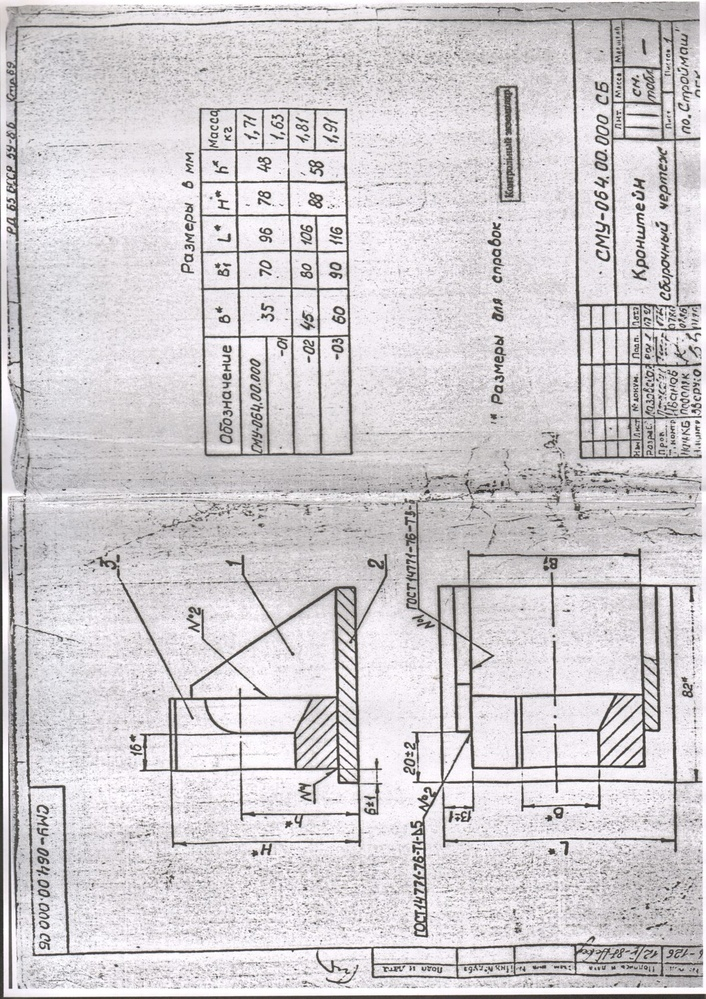
#> input picture dataset/dense_dims/dense_01_MDS00454.jpg, 706 x 999 px, shrunk from 1272 x 1800 before the run
$ python -i frame_detect.py   (imports and definitions only)
#> lines starting #> are read from the running program, lines starting #| are printed output that depends on the picture; after the words box and inside, x2 and y2 are one past the last pixel; in counts of white or black regions, pixels touching at a corner belong together
#> further down, picture is the input picture: shape (999, 706, 3); mean B, G, R 209, 205.9, 209.9
from __future__ import annotations

from dataclasses import dataclass

import cv2
import numpy as np


@dataclass
class FrameDetection:
    bbox_xyxy: tuple[int, int, int, int]
    confidence: float


def detect_page_frame(image_bgr: np.ndarray) -> FrameDetection:
    h, w = image_bgr.shape[:2]
#> h = 999; w = 706
    gray = cv2.cvtColor(image_bgr, cv2.COLOR_BGR2GRAY)
    blur = cv2.GaussianBlur(gray, (5, 5), 0)
    edges = cv2.Canny(blur, 60, 180)
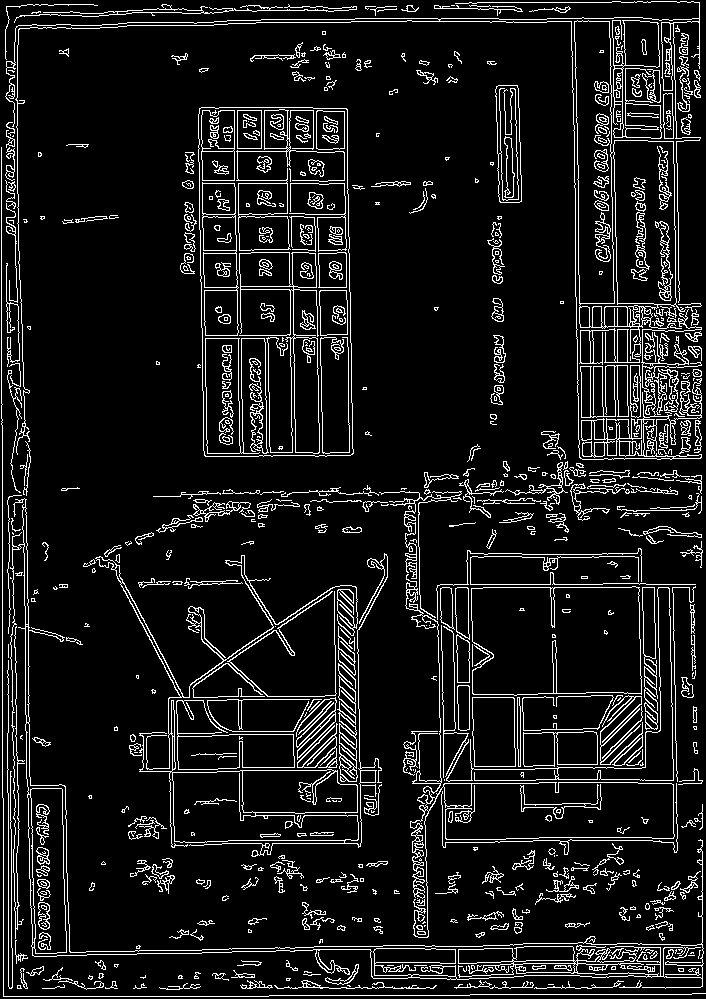
#> edges: shape (999, 706); 9.5% white in thin lines or dots
    contours, _ = cv2.findContours(edges, cv2.RETR_EXTERNAL, cv2.CHAIN_APPROX_SIMPLE)
#> contours = 516 contours, 337 with area under 20; largest, box (x1, y1, x2, y2) and area: (198, 107, 354, 457) 51778, (574, 20, 686, 365) 22215, (10, 498, 704, 989) 19067, (471, 586, 642, 696) 17507, (95, 553, 388, 857) 13712
    if not contours:
        return FrameDetection((0, 0, w, h), 0.2)

    best = max(contours, key=cv2.contourArea)
#> best = contour of 78 points, box (x1, y1, x2, y2) (198, 107, 354, 457), area 51778
    x, y, bw, bh = cv2.boundingRect(best)
#> x = 198; y = 107; bw = 156; bh = 350
    area_ratio = float((bw * bh) / max(1, w * h))
#> area_ratio = 0.0774
    if area_ratio < 0.25:
        return FrameDetection((0, 0, w, h), 0.25)

    pad_x = int(0.01 * w)
    pad_y = int(0.01 * h)
    x1 = max(0, x - pad_x)
    y1 = max(0, y - pad_y)
    x2 = min(w, x + bw + pad_x)
    y2 = min(h, y + bh + pad_y)
    conf = min(0.95, 0.5 + area_ratio * 0.5)
    return FrameDetection((x1, y1, x2, y2), conf)

>>> import cv2
>>> picture = cv2.imread('../../../../dataset/dense_dims/dense_01_MDS00454.jpg')
>>> result = detect_page_frame(picture)

$ run again, on dataset/dense_dims/dense_02_MDS00456.jpg
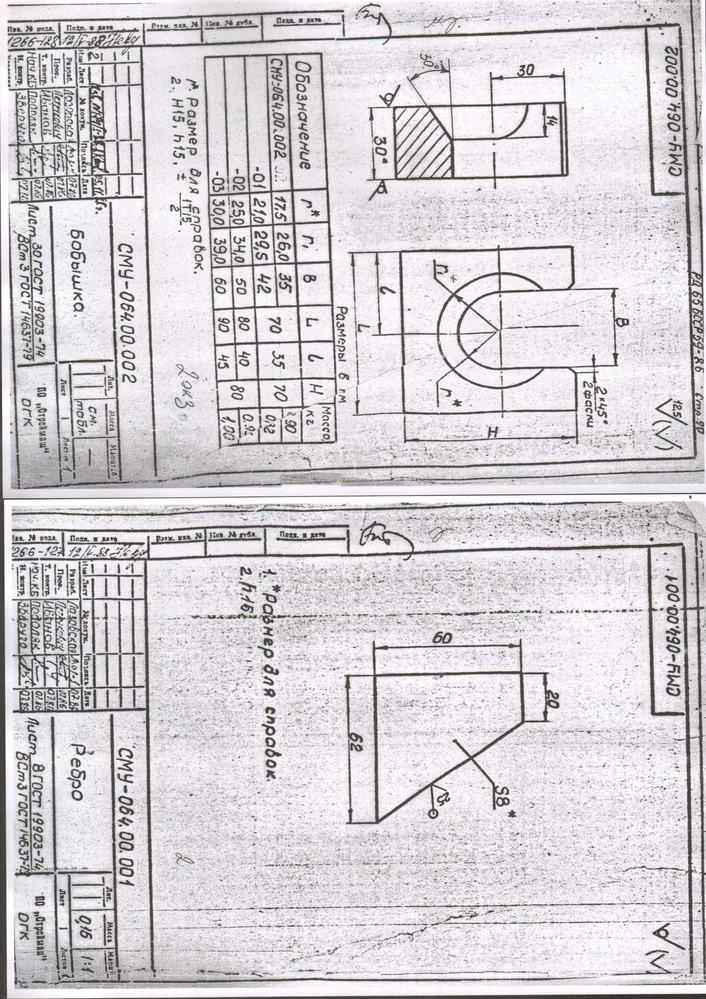
#> input picture dataset/dense_dims/dense_02_MDS00456.jpg, 706 x 999 px, shrunk from 1272 x 1800 before the run
#> picture is the input picture: shape (999, 706, 3); mean B, G, R 211.9, 207.9, 211.8
#> in detect_page_frame, `edges = cv2.Canny(blur, 60, 180)`:
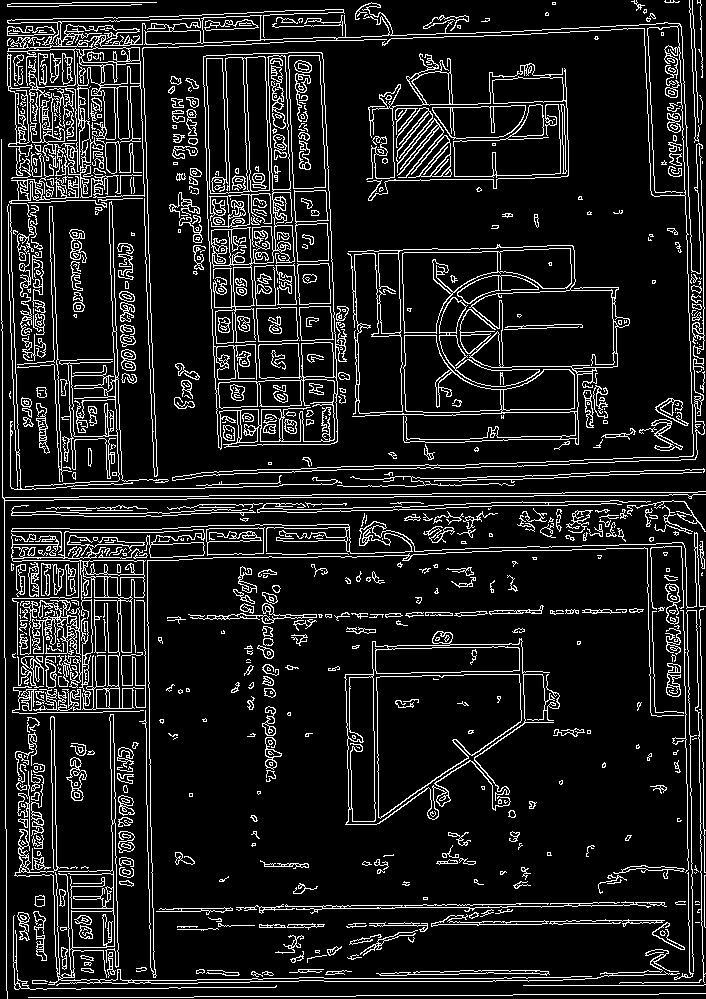
#> edges: shape (999, 706); 11.9% white in thin lines or dots
#> contours = 627 contours, 404 with area under 20; largest, box (x1, y1, x2, y2) and area: (203, 52, 347, 450) 46996, (347, 244, 630, 445) 22916, (376, 674, 522, 819) 13548, (344, 631, 560, 825) 7932, (11, 529, 205, 710) 7509
#> best = contour of 295 points, box (x1, y1, x2, y2) (203, 52, 347, 450), area 46996
#> x = 203; y = 52; bw = 144; bh = 398
#> area_ratio = 0.0813

$ run again, on dataset/dense_dims/dense_03_MDS00462.jpg
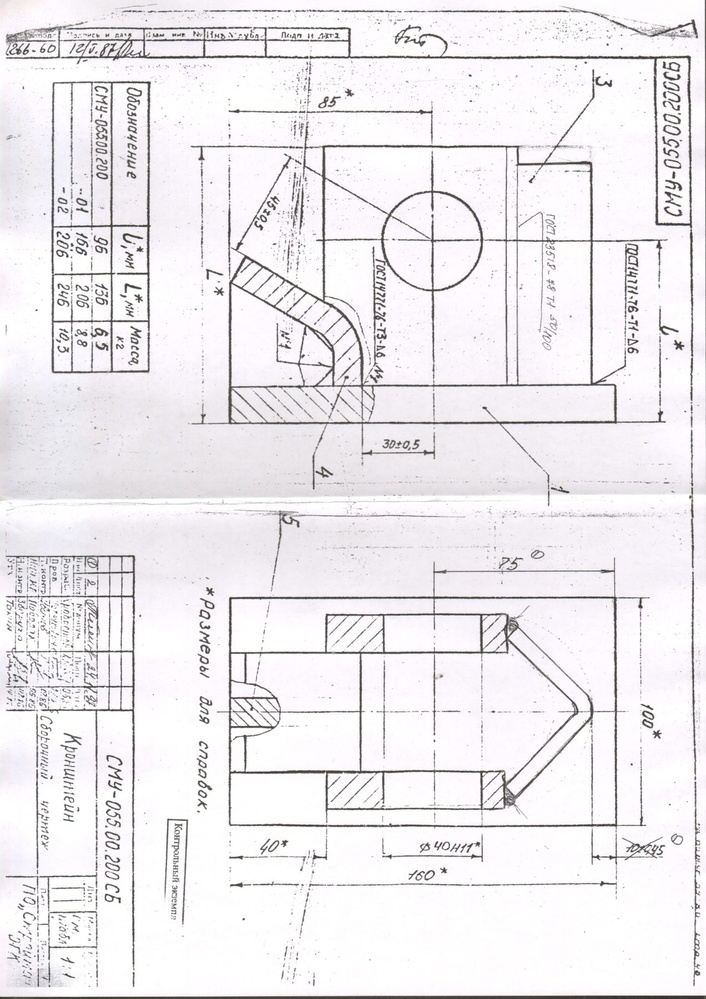
#> input picture dataset/dense_dims/dense_03_MDS00462.jpg, 706 x 999 px, shrunk from 1272 x 1800 before the run
#> picture is the input picture: shape (999, 706, 3); mean B, G, R 238.2, 235.2, 237.9
#> in detect_page_frame, `edges = cv2.Canny(blur, 60, 180)`:
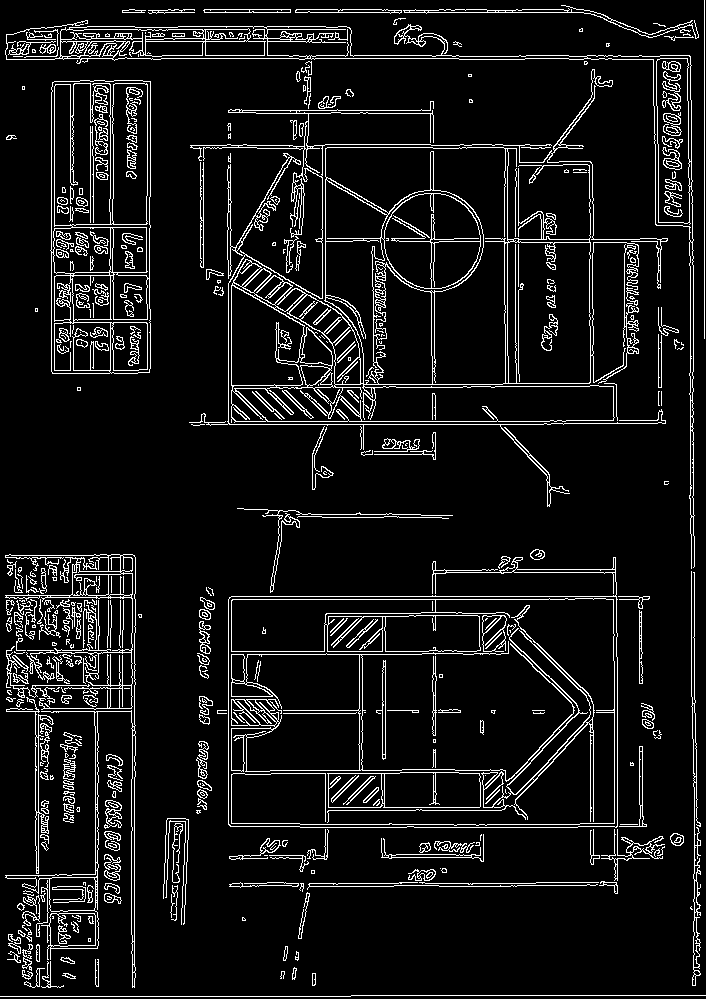
#> edges: shape (999, 706); 8.4% white in thin lines or dots
#> contours = 298 contours, 182 with area under 20; largest, box (x1, y1, x2, y2) and area: (228, 557, 618, 828) 90194, (231, 147, 639, 423) 77625, (50, 80, 151, 374) 28818, (5, 20, 695, 569) 17550, (5, 554, 136, 988) 8638
#> best = contour of 149 points, box (x1, y1, x2, y2) (228, 557, 618, 828), area 90194
#> x = 228; y = 557; bw = 390; bh = 271
#> area_ratio = 0.15

$ run again, on dataset/dense_dims/dense_04_MDS00466.jpg
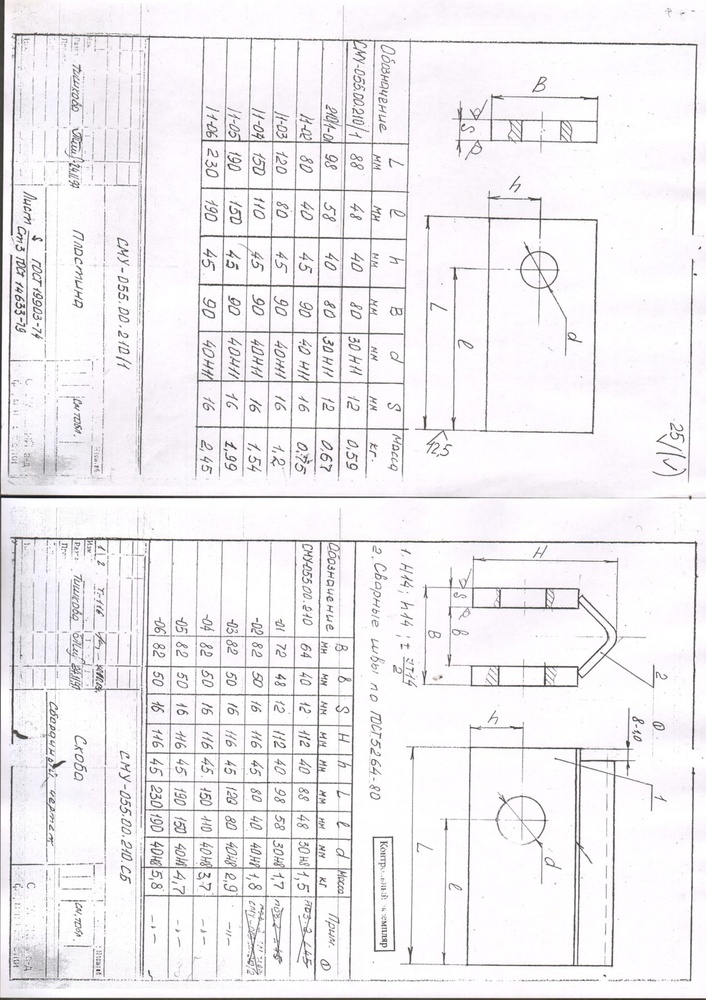
#> input picture dataset/dense_dims/dense_04_MDS00466.jpg, 706 x 1000 px, shrunk from 1270 x 1800 before the run
#> picture is the input picture: shape (1000, 706, 3); mean B, G, R 240.7, 237.8, 240.1
#> in detect_page_frame, `edges = cv2.Canny(blur, 60, 180)`:
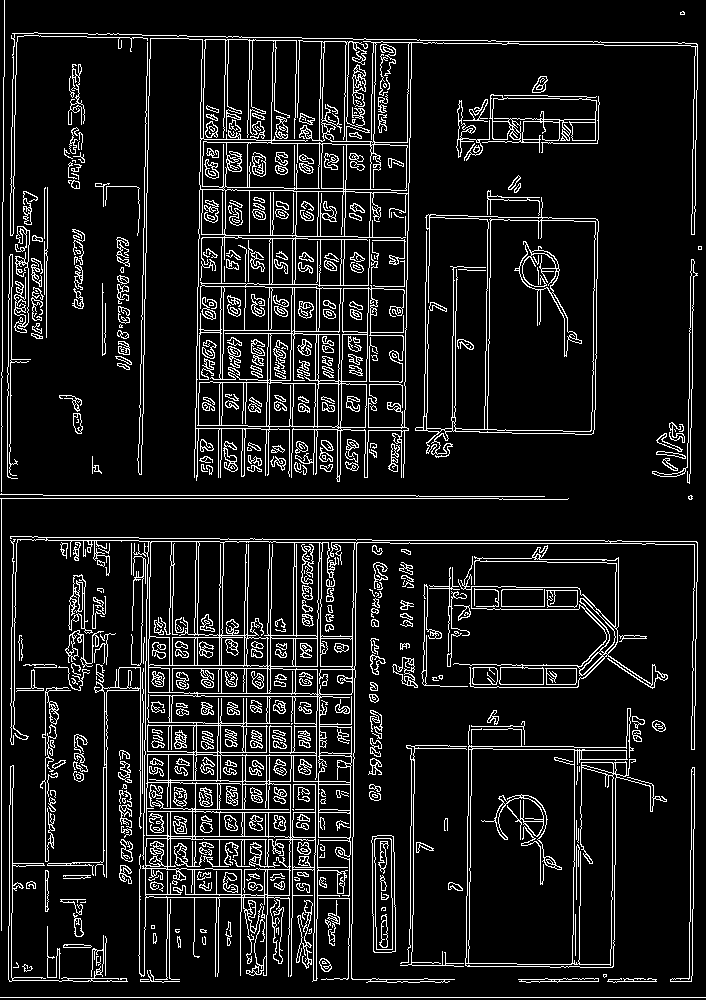
#> edges: shape (1000, 706); 10.5% white in thin lines or dots
#> contours = 283 contours, 150 with area under 20; largest, box (x1, y1, x2, y2) and area: (10, 536, 698, 983) 69882, (10, 32, 698, 482) 65730, (465, 708, 667, 968) 24785, (415, 197, 599, 458) 24369, (453, 545, 668, 689) 5064
#> best = contour of 1296 points, box (x1, y1, x2, y2) (10, 536, 698, 983), area 69882
#> x = 10; y = 536; bw = 688; bh = 447
#> area_ratio = 0.436
#> x1 = 3
#> y1 = 526
#> x2 = 705
#> y2 = 993
#> conf = 0.718
